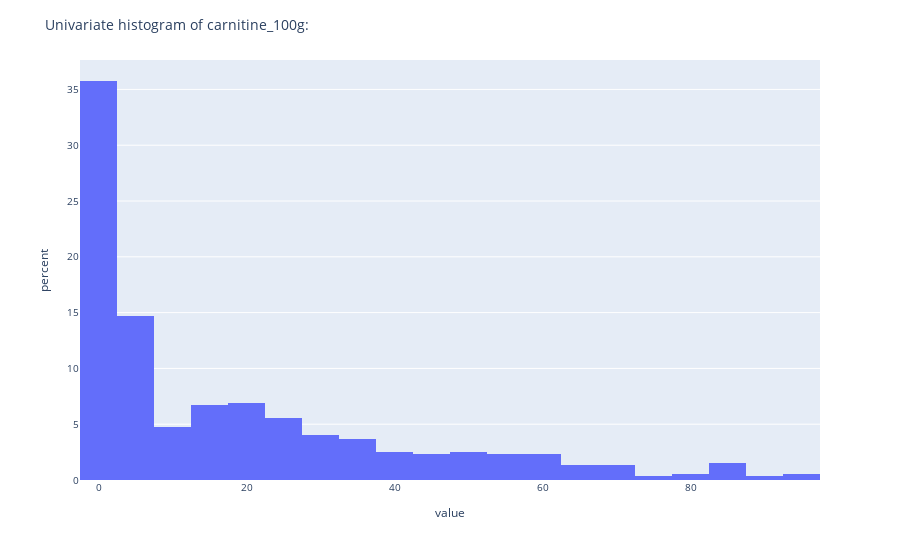

Source (notebook cell):
### Markdown cell above
> Produced charts are visible on the demo app. Please visit the app's [/charts](https://localhost:8443/charts) to get the plot index and links. <br>
> Herebelow, you'll find a multivariate histogramm of the `sugars_100g` label.

### Code cell
print('⬆️ this made that ⬇️\n')

fig = px.histogram(df[['sugars_100g']], histnorm='percent')
fig.layout.showlegend = False
fig.update_layout(
    title=f'Univariate histogram of {x}:',
    font=dict(
        size=10
    ))

### Figure 1 — Plotly figure (JSON) as saved in the notebook; plotly's stock layout.template omitted (floating-point values rounded to 4 significant figures; data arrays with more than 128 entries replaced by an {"elided": "..."} marker saying what was removed)
{"data": [{"alignmentgroup": "True", "bingroup": "x", "histnorm": "percent", "hovertemplate": "variable=sugars_100g<br>value=%{x}<br>percent=%{y}<extra></extra>", "legendgroup": "sugars_100g", "marker": {"color": "#636efa", "pattern": {"shape": ""}}, "name": "sugars_100g", "offsetgroup": "sugars_100g", "orientation": "v", "showlegend": true, "type": "histogram", "x": {"elided": "523 float values"}, "xaxis": "x", "yaxis": "y"}], "layout": {"autosize": true, "barmode": "relative", "font": {"size": 10}, "legend": {"title": {"text": "variable"}, "tracegroupgap": 0}, "margin": {"t": 60}, "showlegend": false, "title": {"text": "Univariate histogram of carnitine_100g:"}, "xaxis": {"anchor": "y", "autorange": true, "domain": [0, 1], "range": [-2.5, 97.5], "title": {"text": "value"}, "type": "linear"}, "yaxis": {"anchor": "x", "autorange": true, "domain": [0, 1], "range": [0, 37.64], "title": {"text": "percent"}}}}
